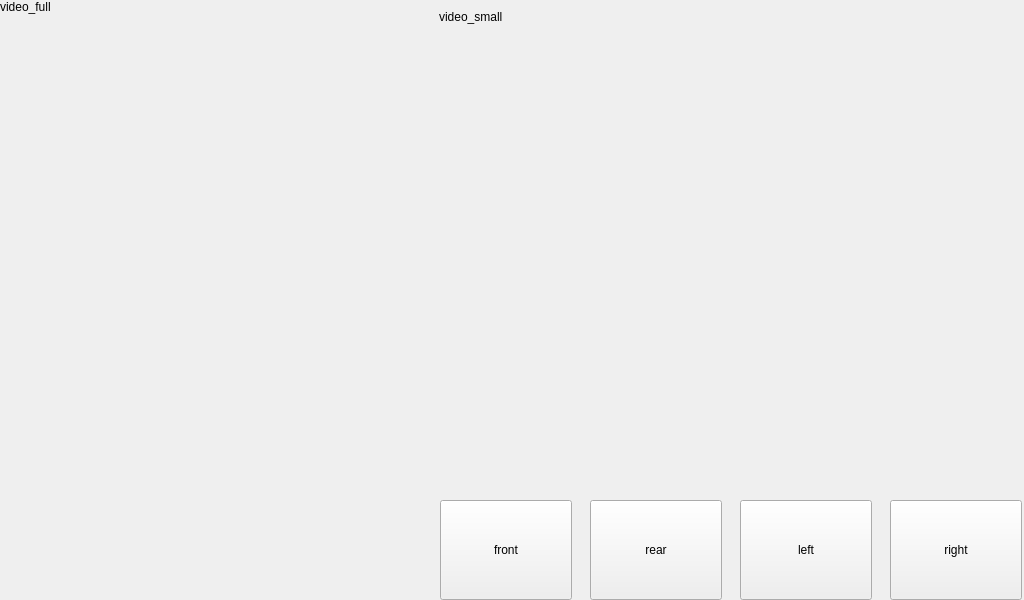
<?xml version="1.0" encoding="UTF-8"?>
<ui version="4.0">
 <class>MainWindow</class>
 <widget class="QMainWindow" name="MainWindow">
  <property name="geometry">
   <rect>
    <x>0</x>
    <y>0</y>
    <width>1024</width>
    <height>600</height>
   </rect>
  </property>
  <property name="windowTitle">
   <string>MainWindow</string>
  </property>
  <widget class="QWidget" name="centralWidget">
   <widget class="QLabel" name="label_video_full">
    <property name="geometry">
     <rect>
      <x>0</x>
      <y>0</y>
      <width>424</width>
      <height>600</height>
     </rect>
    </property>
    <property name="text">
     <string>video_full</string>
    </property>
    <property name="alignment">
     <set>Qt::AlignLeading|Qt::AlignLeft|Qt::AlignTop</set>
    </property>
   </widget>
   <widget class="QLabel" name="label_video_small">
    <property name="geometry">
     <rect>
      <x>439</x>
      <y>10</y>
      <width>570</width>
      <height>480</height>
     </rect>
    </property>
    <property name="text">
     <string>video_small</string>
    </property>
    <property name="alignment">
     <set>Qt::AlignLeading|Qt::AlignLeft|Qt::AlignTop</set>
    </property>
   </widget>
   <widget class="QPushButton" name="pb_front">
    <property name="geometry">
     <rect>
      <x>440</x>
      <y>500</y>
      <width>132</width>
      <height>100</height>
     </rect>
    </property>
    <property name="text">
     <string>front</string>
    </property>
   </widget>
   <widget class="QPushButton" name="pb_rear">
    <property name="geometry">
     <rect>
      <x>590</x>
      <y>500</y>
      <width>132</width>
      <height>100</height>
     </rect>
    </property>
    <property name="text">
     <string>rear</string>
    </property>
   </widget>
   <widget class="QPushButton" name="pb_left">
    <property name="geometry">
     <rect>
      <x>740</x>
      <y>500</y>
      <width>132</width>
      <height>100</height>
     </rect>
    </property>
    <property name="text">
     <string>left</string>
    </property>
   </widget>
   <widget class="QPushButton" name="pb_right">
    <property name="geometry">
     <rect>
      <x>890</x>
      <y>500</y>
      <width>132</width>
      <height>100</height>
     </rect>
    </property>
    <property name="text">
     <string>right</string>
    </property>
   </widget>
  </widget>
 </widget>
 <layoutdefault spacing="6" margin="11"/>
 <resources/>
 <connections/>
</ui>
